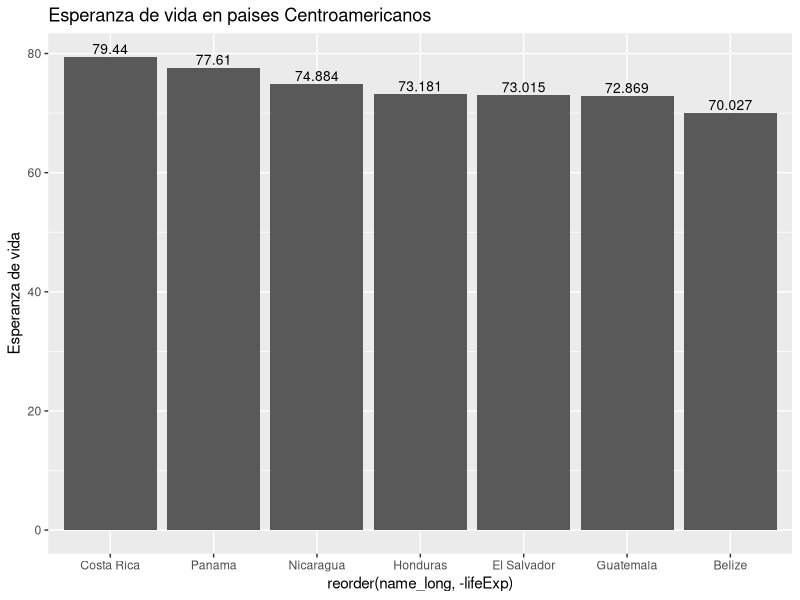
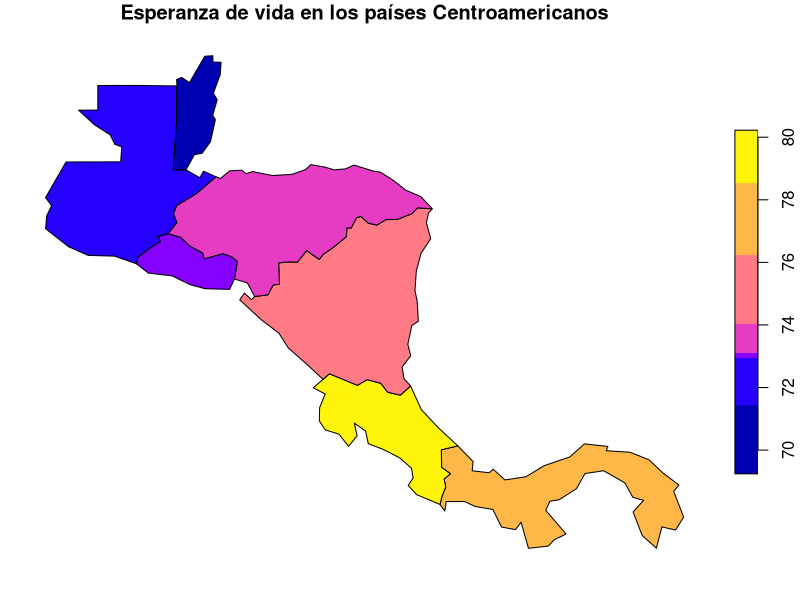
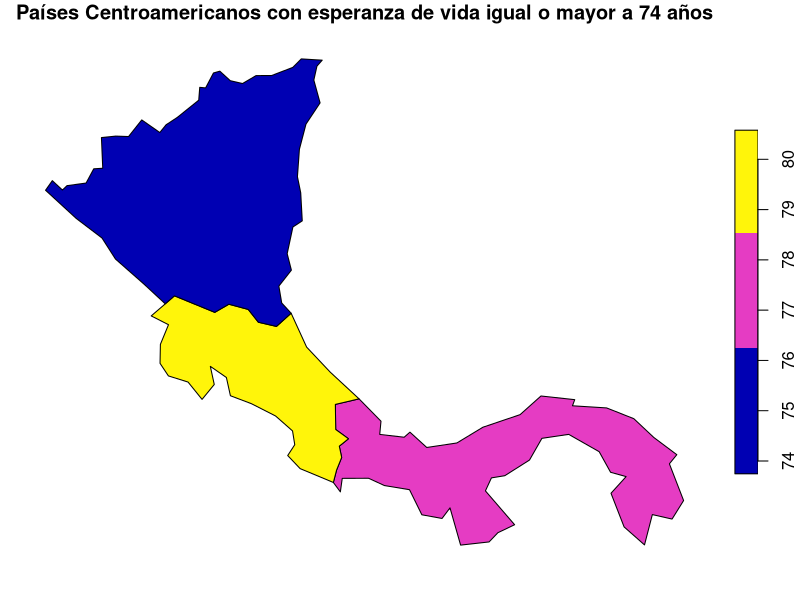

Reproduce these figures in R, in order.
## ---- chunk 1
knitr::opts_chunk$set(echo = TRUE)
## ---- chunk 2
# Paquete para generación de documentos (ej. HTML)
library(knitr)

# Paquete para formateo de tablas
library(kableExtra)

# Paquete de graficación
library(ggplot2)

# Paquete de manejo de datos geoespaciales vectoriales
library(sf)

# Paquete con conjuntos de datos geoespaciales
library(spData)
## ---- chunk 3
names(world)
## ---- chunk 4
kable(
  world[1:10, 1:5, drop = TRUE], 
  caption="Datos demográficos de los países del mundo"
)
## ---- chunk 5
kable(
  world[1:10, c("name_long","continent","pop","lifeExp","gdpPercap"), drop = TRUE], 
  col.names=c("País","Continente","Población","Esperanza de vida","Renta per cápita"),  
  caption="Datos demográficos de los países del mundo"
)
## ---- chunk 6
# Se extraen las observaciones ordenadas por orden alfabético de país
world.orden <- order(world$name_long)

# Se genera un nuevo data frame ordenado
world.ordenadoxpais <- world[world.orden,]

# Se formatea la tabla con el nuevo data frame
kable(
  world.ordenadoxpais[, c("name_long","continent","pop","lifeExp","gdpPercap"), drop = TRUE], 
  col.names=c("País","Continente","Población","Esperanza de vida","Renta per cápita"),  
  caption="Datos demográficos de los países del mundo"
) %>%
kable_styling() %>%
scroll_box(
  width = "800px", 
  height = "500px", 
  fixed_thead = TRUE
)
## ---- chunk 7
# Se extraen las observaciones correspondientes a los países de Centroamérica
centro_america = world[world$name_long == "Belize" |
                       world$name_long == "Guatemala" |
                       world$name_long == "Honduras" |
                       world$name_long == "El Salvador" |
                       world$name_long == "Nicaragua" |
                       world$name_long == "Costa Rica" |
                       world$name_long == "Panama"
                       , ]

# Se formatea la tabla con el nuevo data frame
kable(
  centro_america[, c("name_long","continent","pop","lifeExp","gdpPercap"), drop = TRUE], 
  col.names=c("País","Continente","Población","Esperanza de vida","Renta per cápita"),  
  caption="Datos demográficos de los países de Centroamérica"
) %>%
kable_styling()
## ---- chunk 8


centro_america = world[world$name_long == "Belize" |
                       world$name_long == "Guatemala" |
                       world$name_long == "Honduras" |
                       world$name_long == "El Salvador" |
                       world$name_long == "Nicaragua" |
                       world$name_long == "Costa Rica" |
                       world$name_long == "Panama"
                       , ]

# Se formatea la tabla con el nuevo data frame
kable(
  centro_america[, c("name_long","continent","pop","lifeExp","gdpPercap"), drop = TRUE], 
  col.names=c("País","Continente","Población","Esperanza de vida","Renta per cápita"),  
  caption="Datos demográficos de los países de Centroamérica"
) %>%
kable_styling()




ggplot(centro_america, aes(x=reorder(name_long, -lifeExp), y=lifeExp)) +
  ggtitle("Esperanza de vida en paises Centroamericanos")  +
 
  ylab("Esperanza de vida") +  
  geom_col() +
  geom_text(aes(label= lifeExp), vjust=-0.3, size=3.5)


## ---- chunk 9


plot(centro_america["lifeExp"], main="Esperanza de vida en los países Centroamericanos")

## ---- chunk 10

centro_america_lifeexp = world[
                       world$name_long == "Nicaragua" |
                       world$name_long == "Costa Rica" |
                       world$name_long == "Panama"
                       , ]
kable(
  centro_america_lifeexp [, c("name_long","continent","pop","lifeExp","gdpPercap"), drop = TRUE], 
  col.names=c("País","Continente","Población","Esperanza de vida","Renta per cápita"),  
  caption="Datos demográficos de los países de Centroamérica"
) %>%
kable_styling()



plot(centro_america_lifeexp["lifeExp"], main=" Países Centroamericanos con esperanza de vida igual o mayor a 74 años ")
